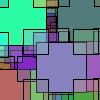
Frame 1 (no input)
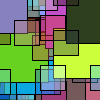
Frame 60 (the mouse pressed at the canvas centre just before this capture)
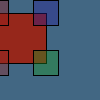
Frame 120 (the mouse held since frame 60 and released just before this capture)

The Processing sketch that drew these frames (run headless with seeded random() and noise(); from frame 60 on, the mouse is pressed at the canvas centre):

// Processing sketch: random8_for_android
// ── random8_for_android.pde
int[] x,y,r,g,b,lr,li;
void setup(){
  int i;
  //size(600,600);
  rectMode(CENTER);
  x=new int[100];
  y=new int[100];
  r=new int[100];
  g=new int[100];
  b=new int[100];
  lr=new int[100];
  li=new int[100];
  for(i=0; i<50; ++i){
    x[i]=int(random(width));
    y[i]=int(random(height));
    r[i]=int(random(256));
    g[i]=int(random(256));
    b[i]=int(random(256));
    lr[i]=int(random(2))*2-1;
    li[i]=int(random(2))*2-1;
  }
}

void draw(){
  int i;
  background(255);
  for(i=0; i<50; ++i){
    if(mousePressed){
      background(random(256),random(256),random(256));
    }else if(keyPressed){
      background(0);
    }
    x[i]+=lr[i];
    y[i]+=li[i];
    if(x[i]>width){
      lr[i]=int(random(6))*-1-1;
      r[i]=int(random(256));
      g[i]=int(random(256));
      b[i]=int(random(256));
    }else if(x[i]<0){
      lr[i]=int(random(7))+1;
      r[i]=int(random(256));
      g[i]=int(random(256));
      b[i]=int(random(256));
    }
    if(y[i]>height){
      li[i]=int(random(8))*-1-1;
      r[i]=int(random(256));
      g[i]=int(random(256));
      b[i]=int(random(256));
    }else if(y[i]<0){
      li[i]=int(random(9))+1;
      r[i]=int(random(256));
      g[i]=int(random(256));
      b[i]=int(random(256));
    }
    fill(r[i],g[i],b[i]);
    rect(x[i],y[i],50,50);
    fill(r[i],b[i],b[i],100);
    rect(x[i]-25,y[i]-25,25,25);
    fill(r[i],g[i],g[i],100);
    rect(x[i]-25,y[i]+25,25,25);
    fill(g[i],b[i],r[i],100);
    rect(x[i]+25,y[i]-25,25,25);
    fill(b[i],r[i],g[i],100);
    rect(x[i]+25,y[i]+25,25,25);
  }
}
